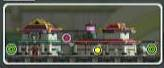
#> input picture docus/archived/msmacro_cv_frame_object_recognize.jpg, 164 x 68 px
$ python -i region_analysis.py   (imports and definitions only)
#> lines starting #> are read from the running program, lines starting #| are printed output that depends on the picture; after the words box and inside, x2 and y2 are one past the last pixel; in counts of white or black regions, pixels touching at a corner belong together
#> further down, picture is the input picture: shape (68, 164, 3); mean B, G, R 81, 92.2, 91.1
"""
Region-based analysis utilities for CV frames.

Provides functions to analyze specific regions of captured frames for:
- Color detection (white/black/specific colors)
- Template matching in regions
- Text detection (OCR) in regions
- Shape detection in regions
"""

import numpy as np
import cv2
from typing import Tuple, Optional, Dict, Any
from dataclasses import dataclass


@dataclass
class Region:
    """
    Define a rectangular region of interest in a frame.

    Coordinates can be:
    - Absolute pixels: x=100, y=50, width=200, height=100
    - Relative (0.0-1.0): x=0.0, y=0.0, width=0.2, height=0.1 (top-left 20% x 10%)
    """
    x: float  # Left edge (pixels or relative 0.0-1.0)
    y: float  # Top edge (pixels or relative 0.0-1.0)
    width: float  # Width (pixels or relative 0.0-1.0)
    height: float  # Height (pixels or relative 0.0-1.0)
    relative: bool = False  # True if coordinates are relative (0.0-1.0)

    # [347 lines left out: functions to_absolute, extract_region, is_white_region, is_black_region, detect_color_in_region, get_region_average_color and 2 more, not called in this run]


def detect_top_left_white_frame(
    frame: np.ndarray,
    max_region_width: int = 800,
    max_region_height: int = 600,
    threshold: int = 240,
    min_white_ratio: float = 0.85,
    edge_margin: int = 20
) -> Optional[Dict[str, Any]]:
    """
    Detect white frame content in the top-left area of the frame.

    Optimized for detecting content with white borders/backgrounds that appear
    in the top-left corner of screenshots. Returns both the detected region and
    analysis metadata.

    Args:
        frame: Input frame (BGR or grayscale numpy array)
        max_region_width: Maximum width to search (default: 800)
        max_region_height: Maximum height to search (default: 600)
        threshold: Minimum pixel value to consider "white" (0-255, default: 240)
        min_white_ratio: Minimum ratio of white pixels (0.0-1.0, default: 0.85)
        edge_margin: Margin from edges to exclude (pixels, default: 20)

    Returns:
        Dict with keys:
            - 'detected' (bool): Whether white frame was detected
            - 'x', 'y', 'width', 'height' (int): Detected region coordinates
            - 'white_ratio' (float): Ratio of white pixels in region
            - 'avg_brightness' (float): Average brightness
            - 'confidence' (float): Detection confidence (0.0-1.0)
        Or None if detection fails

    Example:
        >>> result = detect_top_left_white_frame(frame)
        >>> if result and result['detected']:
        >>>     x, y, w, h = result['x'], result['y'], result['width'], result['height']
        >>>     cropped = frame[y:y+h, x:x+w]
    """
#> called with max_region_width = 800, max_region_height = 600, threshold = 240, min_white_ratio = 0.85, edge_margin = 20
    frame_height, frame_width = frame.shape[:2]
#> frame_height = 68; frame_width = 164

    # Limit search region
    search_width = min(max_region_width, frame_width - edge_margin)
#> search_width = 144
    search_height = min(max_region_height, frame_height - edge_margin)
#> search_height = 48

    # Convert to grayscale
    if len(frame.shape) == 3:
        gray = cv2.cvtColor(frame, cv2.COLOR_BGR2GRAY)
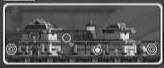
#> gray: shape (68, 164); min 3, max 254, mean 90.6
    else:
        gray = frame

    # Extract top-left region for analysis
    top_left = gray[edge_margin:edge_margin + search_height, edge_margin:edge_margin + search_width]
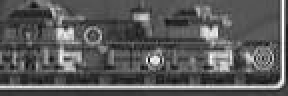
#> top_left: shape (48, 144) (shown 2 times larger); min 12, max 254, mean 89.7

    # Create binary mask of white pixels
    _, white_mask = cv2.threshold(top_left, threshold, 255, cv2.THRESH_BINARY)
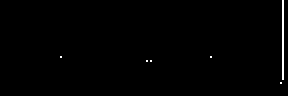
#> white_mask: shape (48, 144) (shown 2 times larger); 0.65% white in thin lines or dots, all inside (x1, y1, x2, y2) = (30, 0, 142, 42)

    # Find white pixel regions
    white_pixels = np.sum(white_mask > 0)
#> white_pixels = 45
    total_pixels = white_mask.size
#> total_pixels = 6912
    white_ratio = white_pixels / total_pixels if total_pixels > 0 else 0.0
#> white_ratio = 0.00651

    # Find contours to locate white regions
    contours, _ = cv2.findContours(white_mask, cv2.RETR_EXTERNAL, cv2.CHAIN_APPROX_SIMPLE)
#> contours = 6 contours, all with area under 20

    result = {
        "detected": False,
        "white_ratio": white_ratio,
        "avg_brightness": float(np.mean(top_left)),
        "white_pixels": int(white_pixels),
        "total_pixels": int(total_pixels),
        "threshold": threshold,
        "confidence": 0.0,
    }
#> result = {'detected': False, 'white_ratio': 0.00651, 'avg_brightness': 89.73, 'white_pixels': 45, 'total_pixels': 6912, 'threshold': 240, 'confidence': 0}

    if not contours or white_ratio < min_white_ratio:
        return result

    # Find largest contour (main white region)
    largest_contour = max(contours, key=cv2.contourArea)
    x, y, w, h = cv2.boundingRect(largest_contour)

    # Convert back to absolute frame coordinates (accounting for edge_margin)
    abs_x = edge_margin + x
    abs_y = edge_margin + y

    # Clamp to frame boundaries
    abs_x = max(0, min(abs_x, frame_width - 1))
    abs_y = max(0, min(abs_y, frame_height - 1))
    w = max(1, min(w, frame_width - abs_x))
    h = max(1, min(h, frame_height - abs_y))

    # Analyze the detected region for quality
    region_roi = gray[abs_y:abs_y + h, abs_x:abs_x + w]
    _, region_mask = cv2.threshold(region_roi, threshold, 255, cv2.THRESH_BINARY)
    region_white_ratio = np.sum(region_mask > 0) / region_mask.size

    # Confidence: how "white" is the detected region
    confidence = min(1.0, region_white_ratio)

    result.update({
        "detected": region_white_ratio >= min_white_ratio,
        "x": int(abs_x),
        "y": int(abs_y),
        "width": int(w),
        "height": int(h),
        "region_white_ratio": float(region_white_ratio),
        "confidence": float(confidence),
    })

    return result


# [481 lines left out: functions detect_and_crop_white_frame, bgr_to_yuyv_bytes, extract_y_channel_from_yuyv, find_white_border_edges_yuyv, validate_dark_background_yuyv, detect_white_frame_yuyv, not called in this run]


# Common region presets for 1280x720 and 1920x1080 screens
REGIONS = {
    # Top-left corner (200x100 pixels)
    "top_left_corner": Region(x=0, y=0, width=200, height=100),

    # Top-left corner (relative: 15% width, 10% height)
    "top_left_relative": Region(x=0.0, y=0.0, width=0.15, height=0.1, relative=True),

    # Top-right corner
    "top_right_corner": Region(x=1.0, y=0.0, width=0.15, height=0.1, relative=True),

    # Bottom-left corner
    "bottom_left_corner": Region(x=0.0, y=0.9, width=0.15, height=0.1, relative=True),

    # Bottom-right corner
    "bottom_right_corner": Region(x=0.85, y=0.9, width=0.15, height=0.1, relative=True),

    # Center region
    "center": Region(x=0.4, y=0.4, width=0.2, height=0.2, relative=True),

    # Top bar (full width, 50 pixels high)
    "top_bar": Region(x=0.0, y=0.0, width=1.0, height=50, relative=False),

    # Bottom bar (full width, 50 pixels high)
    "bottom_bar": Region(x=0.0, y=1.0, width=1.0, height=50, relative=False),
}

>>> import cv2
>>> picture = cv2.imread('../../docus/archived/msmacro_cv_frame_object_recognize.jpg')
>>> result = detect_top_left_white_frame(picture)
